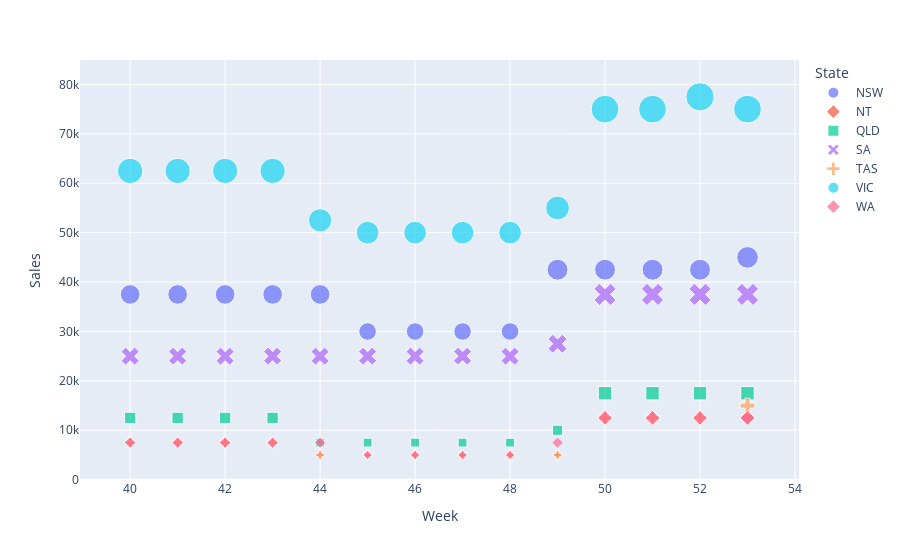

Notebook cell for this chart:
### Code cell
# Weekly Minimum Sales Data across State.
fig = px.scatter(weekly_state_min_sales, x = 'Week', y='Sales', color='State', size='Sales', symbol='State')
fig.show()

### Figure 1 — Plotly figure (JSON) as saved in the notebook; plotly's stock layout.template omitted (floating-point values rounded to 4 significant figures)
{"data": [{"hovertemplate": "State= NSW<br>Week=%{x}<br>Sales=%{marker.size}<extra></extra>", "legendgroup": " NSW", "marker": {"color": "#636efa", "size": [37500, 37500, 37500, 37500, 37500, 30000, 30000, 30000, 30000, 42500, 42500, 42500, 42500, 45000], "sizemode": "area", "sizeref": 193.8, "symbol": "circle"}, "mode": "markers", "name": " NSW", "orientation": "v", "showlegend": true, "type": "scatter", "x": [40, 41, 42, 43, 44, 45, 46, 47, 48, 49, 50, 51, 52, 53], "xaxis": "x", "y": [37500, 37500, 37500, 37500, 37500, 30000, 30000, 30000, 30000, 42500, 42500, 42500, 42500, 45000], "yaxis": "y"}, {"hovertemplate": "State= NT<br>Week=%{x}<br>Sales=%{marker.size}<extra></extra>", "legendgroup": " NT", "marker": {"color": "#EF553B", "size": [7500, 7500, 7500, 7500, 5000, 5000, 5000, 5000, 5000, 5000, 12500, 12500, 12500, 12500], "sizemode": "area", "sizeref": 193.8, "symbol": "diamond"}, "mode": "markers", "name": " NT", "orientation": "v", "showlegend": true, "type": "scatter", "x": [40, 41, 42, 43, 44, 45, 46, 47, 48, 49, 50, 51, 52, 53], "xaxis": "x", "y": [7500, 7500, 7500, 7500, 5000, 5000, 5000, 5000, 5000, 5000, 12500, 12500, 12500, 12500], "yaxis": "y"}, {"hovertemplate": "State= QLD<br>Week=%{x}<br>Sales=%{marker.size}<extra></extra>", "legendgroup": " QLD", "marker": {"color": "#00cc96", "size": [12500, 12500, 12500, 12500, 7500, 7500, 7500, 7500, 7500, 10000, 17500, 17500, 17500, 17500], "sizemode": "area", "sizeref": 193.8, "symbol": "square"}, "mode": "markers", "name": " QLD", "orientation": "v", "showlegend": true, "type": "scatter", "x": [40, 41, 42, 43, 44, 45, 46, 47, 48, 49, 50, 51, 52, 53], "xaxis": "x", "y": [12500, 12500, 12500, 12500, 7500, 7500, 7500, 7500, 7500, 10000, 17500, 17500, 17500, 17500], "yaxis": "y"}, {"hovertemplate": "State= SA<br>Week=%{x}<br>Sales=%{marker.size}<extra></extra>", "legendgroup": " SA", "marker": {"color": "#ab63fa", "size": [25000, 25000, 25000, 25000, 25000, 25000, 25000, 25000, 25000, 27500, 37500, 37500, 37500, 37500], "sizemode": "area", "sizeref": 193.8, "symbol": "x"}, "mode": "markers", "name": " SA", "orientation": "v", "showlegend": true, "type": "scatter", "x": [40, 41, 42, 43, 44, 45, 46, 47, 48, 49, 50, 51, 52, 53], "xaxis": "x", "y": [25000, 25000, 25000, 25000, 25000, 25000, 25000, 25000, 25000, 27500, 37500, 37500, 37500, 37500], "yaxis": "y"}, {"hovertemplate": "State= TAS<br>Week=%{x}<br>Sales=%{marker.size}<extra></extra>", "legendgroup": " TAS", "marker": {"color": "#FFA15A", "size": [7500, 7500, 7500, 7500, 5000, 5000, 5000, 5000, 5000, 5000, 12500, 12500, 12500, 15000], "sizemode": "area", "sizeref": 193.8, "symbol": "cross"}, "mode": "markers", "name": " TAS", "orientation": "v", "showlegend": true, "type": "scatter", "x": [40, 41, 42, 43, 44, 45, 46, 47, 48, 49, 50, 51, 52, 53], "xaxis": "x", "y": [7500, 7500, 7500, 7500, 5000, 5000, 5000, 5000, 5000, 5000, 12500, 12500, 12500, 15000], "yaxis": "y"}, {"hovertemplate": "State= VIC<br>Week=%{x}<br>Sales=%{marker.size}<extra></extra>", "legendgroup": " VIC", "marker": {"color": "#19d3f3", "size": [62500, 62500, 62500, 62500, 52500, 50000, 50000, 50000, 50000, 55000, 75000, 75000, 77500, 75000], "sizemode": "area", "sizeref": 193.8, "symbol": "circle"}, "mode": "markers", "name": " VIC", "orientation": "v", "showlegend": true, "type": "scatter", "x": [40, 41, 42, 43, 44, 45, 46, 47, 48, 49, 50, 51, 52, 53], "xaxis": "x", "y": [62500, 62500, 62500, 62500, 52500, 50000, 50000, 50000, 50000, 55000, 75000, 75000, 77500, 75000], "yaxis": "y"}, {"hovertemplate": "State= WA<br>Week=%{x}<br>Sales=%{marker.size}<extra></extra>", "legendgroup": " WA", "marker": {"color": "#FF6692", "size": [7500, 7500, 7500, 7500, 7500, 5000, 5000, 5000, 5000, 7500, 12500, 12500, 12500, 12500], "sizemode": "area", "sizeref": 193.8, "symbol": "diamond"}, "mode": "markers", "name": " WA", "orientation": "v", "showlegend": true, "type": "scatter", "x": [40, 41, 42, 43, 44, 45, 46, 47, 48, 49, 50, 51, 52, 53], "xaxis": "x", "y": [7500, 7500, 7500, 7500, 7500, 5000, 5000, 5000, 5000, 7500, 12500, 12500, 12500, 12500], "yaxis": "y"}], "layout": {"legend": {"itemsizing": "constant", "title": {"text": "State"}, "tracegroupgap": 0}, "margin": {"t": 60}, "xaxis": {"anchor": "y", "domain": [0, 1], "title": {"text": "Week"}}, "yaxis": {"anchor": "x", "domain": [0, 1], "title": {"text": "Sales"}}}}
